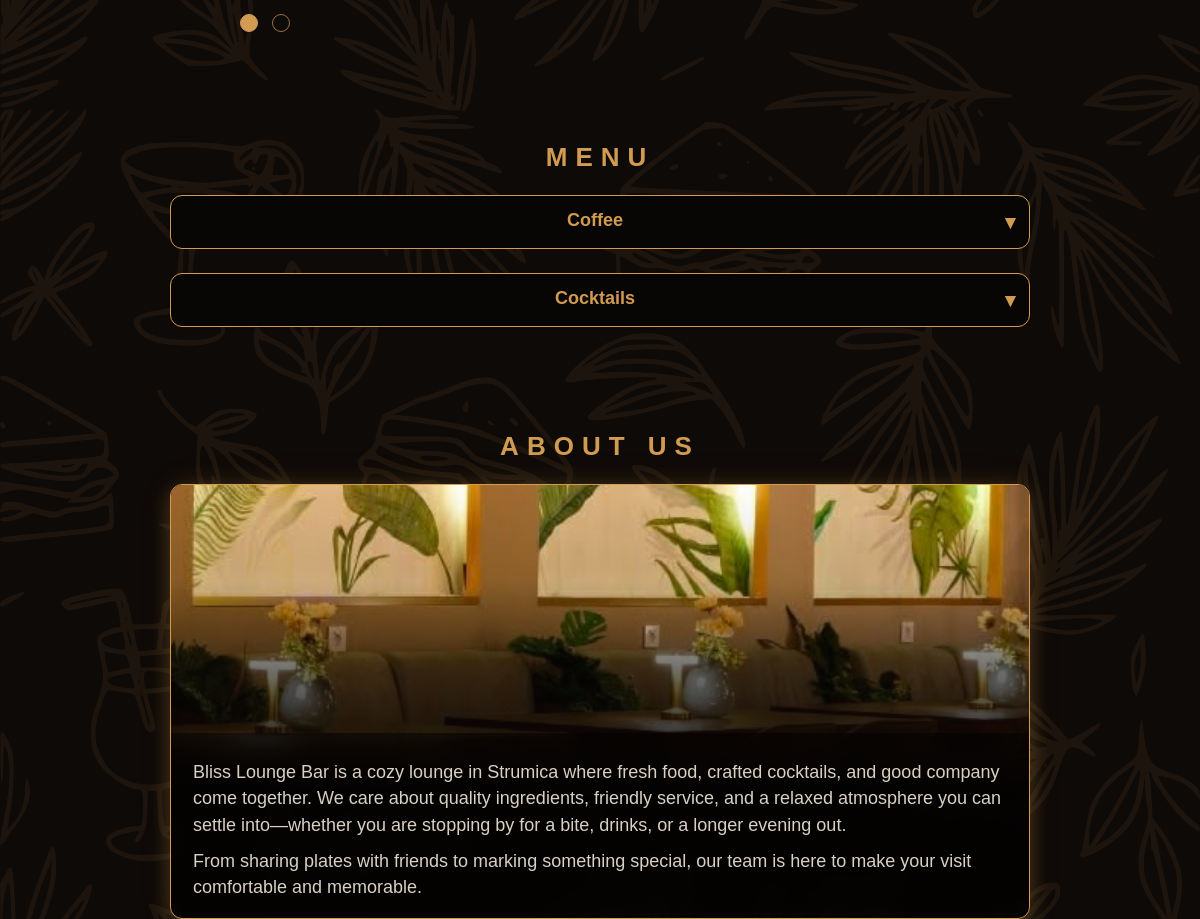
/ (middle part), run on an earlier commit of the app's database.
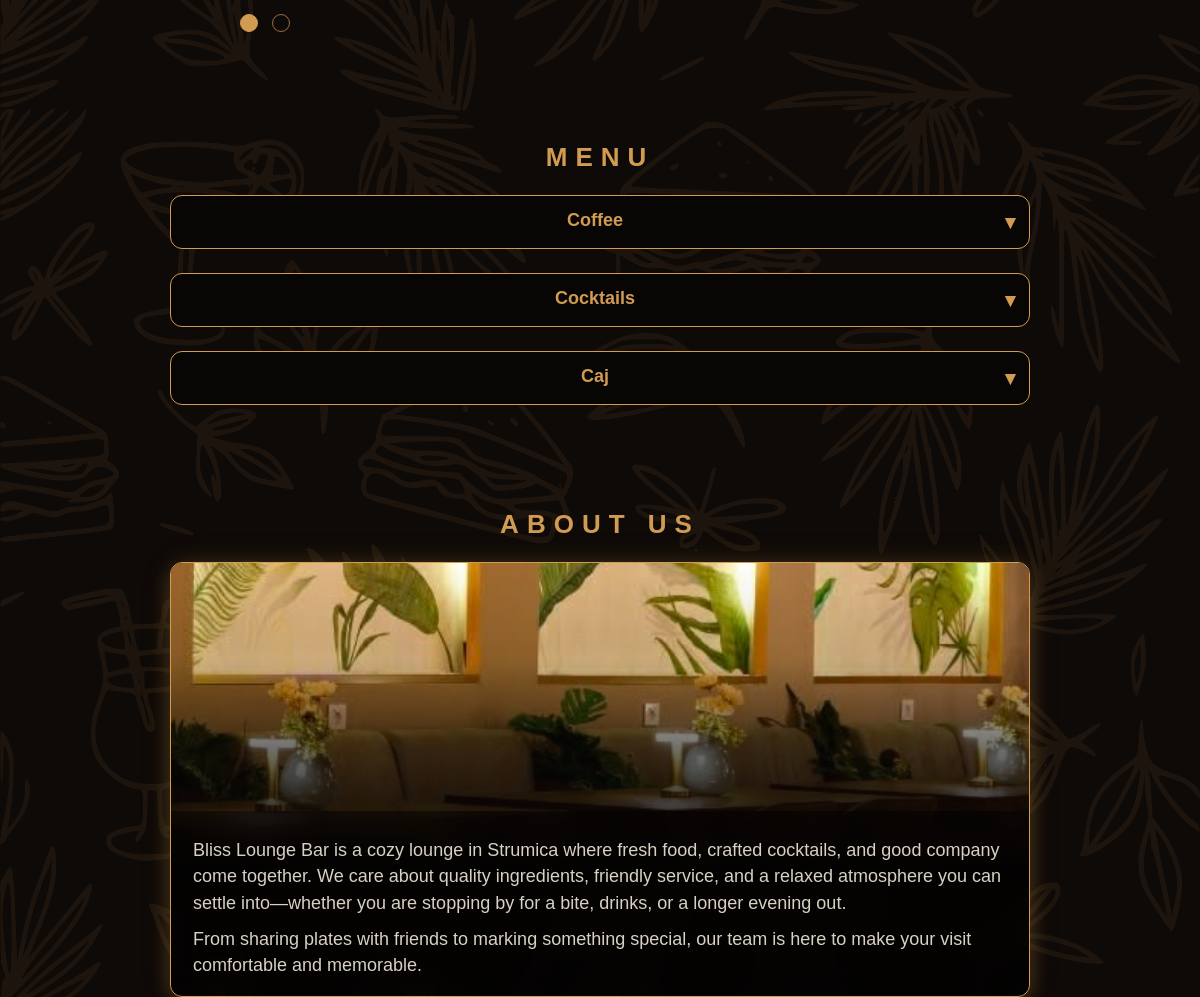
And on a later commit of the database.
### tables this page shows
CREATE TABLE items (
            id TEXT PRIMARY KEY,
            category_id TEXT,
            subcategory_id TEXT,
            name_en TEXT NOT NULL,
            name_mk TEXT NOT NULL,
            description_en TEXT DEFAULT '',
            description_mk TEXT DEFAULT '',
            price TEXT DEFAULT '',
            image TEXT DEFAULT '',
            featured INTEGER DEFAULT 0,
            FOREIGN KEY (category_id) REFERENCES categories(id) ON DELETE CASCADE,
            FOREIGN KEY (subcategory_id) REFERENCES subcategories(id) ON DELETE CASCADE
        );

CREATE TABLE categories (
            id TEXT PRIMARY KEY,
            name_en TEXT NOT NULL,
            name_mk TEXT NOT NULL
        );

### app.py (the view)
@app.route("/")
def home():
    lang = get_language()
    data = load_data()
    translated_categories = [
        translate_category(category, lang) for category in data["categories"]
    ]
    featured_items = get_featured_items(data, lang)
    return render_template(
        "index.html",
        lang=lang,
        categories=translated_categories,
        featured_items=featured_items,
    )

### app.py (called while the page is built)
def get_db():
    conn = sqlite3.connect(DATABASE)
    conn.row_factory = sqlite3.Row
    conn.execute("PRAGMA foreign_keys = ON")
    return conn

def row_to_item(row):
    return {
        "id": row["id"],
        "name_en": row["name_en"],
        "name_mk": row["name_mk"],
        "description_en": row["description_en"],
        "description_mk": row["description_mk"],
        "price": row["price"],
        "image": row["image"],
        "featured": bool(row["featured"]),
    }

def get_language():
    lang = request.args.get("lang", "en")
    if lang not in ["en", "mk"]:
        lang = "en"
    return lang

def translate_item(item, lang):
    return {
        "id": item["id"],
        "name": item.get(f"name_{lang}", item.get("name_en", "")),
        "name_en": item.get("name_en", ""),
        "name_mk": item.get("name_mk", ""),
        "description": item.get(f"description_{lang}", item.get("description_en", "")),
        "description_en": item.get("description_en", ""),
        "description_mk": item.get("description_mk", ""),
        "price": item.get("price", ""),
        "image": item.get("image", ""),
        "featured": item.get("featured", False),
    }

### templates/index.html (shortened to what this page needs)
<!DOCTYPE html>
<html lang="{{ lang }}">
<head>
    <link rel="stylesheet" href="{{ url_for('static', filename='style.css') }}">
</head>
<body>
    <section id="featured" class="featured">
        <div class="featured-inner">
            <div class="featured-dots">
                {% for item in featured_items %}
                <button class="featured-dot {% if loop.first %}active{% endif %}"
                    data-slide="{{ loop.index0 }}"></button>
                {% endfor %}
            </div>
        </div>
    </section>
    <section id="menu" class="menu">
        <h2 class="section-heading">
            {% if lang == "en" %}
            Menu
            {% else %}
            Мени
            {% endif %}
        </h2>
        {% for category in categories %}
        <div class="menu-category">
            <button class="category-toggle">
                {{ category.name }}
            </button>
        </div>
        {% endfor %}
    </section>
    <section id="about" class="about-section">
        <h2 class="section-heading">
            {% if lang == "en" %}
            About Us
            {% else %}
            За нас
            {% endif %}
        </h2>
        <div class="about-section-inner">
            <div class="about-section-visual">
                <img class="about-section-cover-img"
                    src="{{ url_for('static', filename='images/about-bliss-interior.png') }}" {% if lang == "en" %}
                    alt="Bliss Lounge Bar dining room with warm lighting and tropical leaf murals" {% else %}
                    alt="Интерьер на Bliss Lounge Bar со топло осветлување и тропски ѕидни композиции" {% endif %}
                    loading="lazy" decoding="async">
            </div>
            <div class="about-section-text">
                {% if lang == "en" %}
                <p>
                    Bliss Lounge Bar is a cozy lounge in Strumica where fresh food, crafted cocktails, and good company
                    come together. We care about quality ingredients, friendly service, and a relaxed atmosphere you can
                    settle into—whether you are stopping by for a bite, drinks, or a longer evening out.
                </p>
                <p>
                    From sharing plates with friends to marking something special, our team is here to make your visit
                    comfortable and memorable.
                </p>
                {% endif %}
            </div>
        </div>
    </section>
</body>
</html>

What changed in the data, as far as the page shows it:
added categories: name "Caj"
